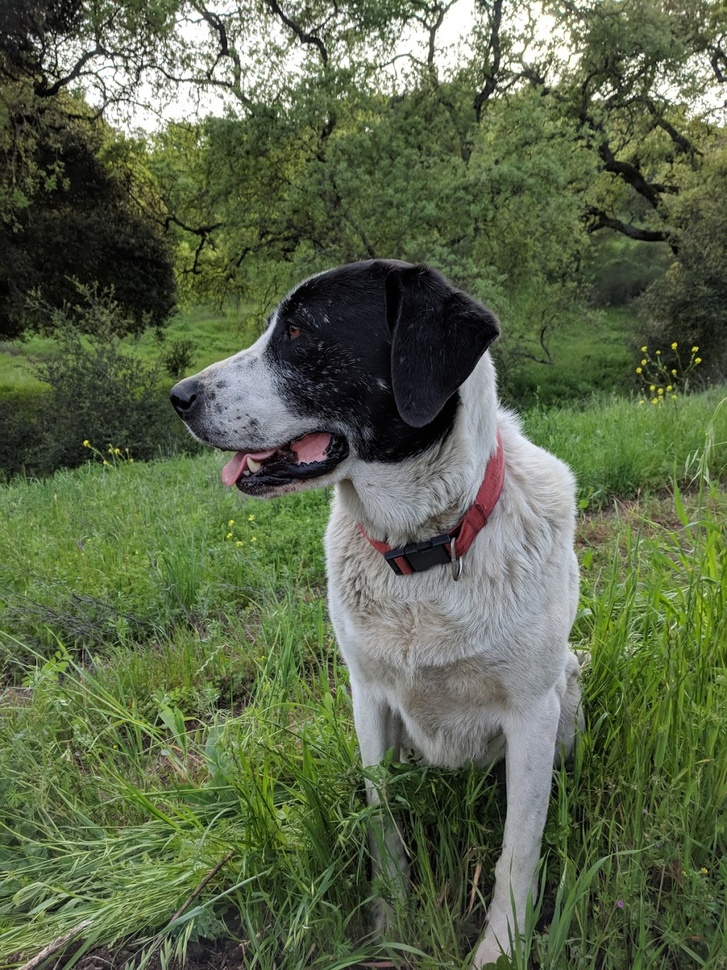
#> input picture ANACONDA_Udemy_CV/DATA/sammy.jpg, 727 x 970 px, shrunk from 1025 x 1367 before the run
$ jupyter execute --allow-errors 'Section6-lec42-Template Matching.ipynb'
#> lines starting #> are read from the running program, lines starting #| are printed output that depends on the picture
[cell 1]
import numpy as np
import cv2 as cv
import matplotlib.pyplot as plt

[cell 2]
img = cv.imread("DATA/sammy.jpg")
#> img is the input picture: shape (970, 727, 3); mean B, G, R 74.2, 102.6, 91.2
img = cv.cvtColor(img,cv.COLOR_BGR2RGB)
face = cv.imread("DATA/sammy_face.jpg")
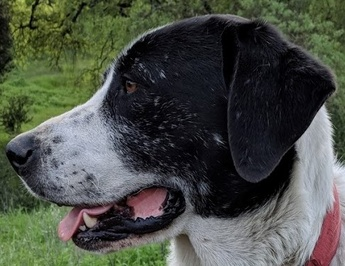
#> input picture ANACONDA_Udemy_CV/DATA/sammy_face.jpg, 345 x 266 px, shrunk from 486 x 375 before the run
#> face is the input picture: shape (266, 345, 3); mean B, G, R 70, 78.7, 74.3
face = cv.cvtColor(face,cv.COLOR_BGR2RGB)

plt.subplot(121)
plt.imshow(img)
plt.subplot(122)
plt.imshow(face)
plt.show()
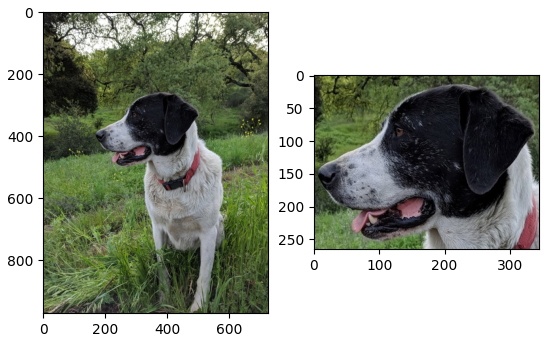
#> figure drawn by matplotlib, 2 panels
# plt.imshow()
